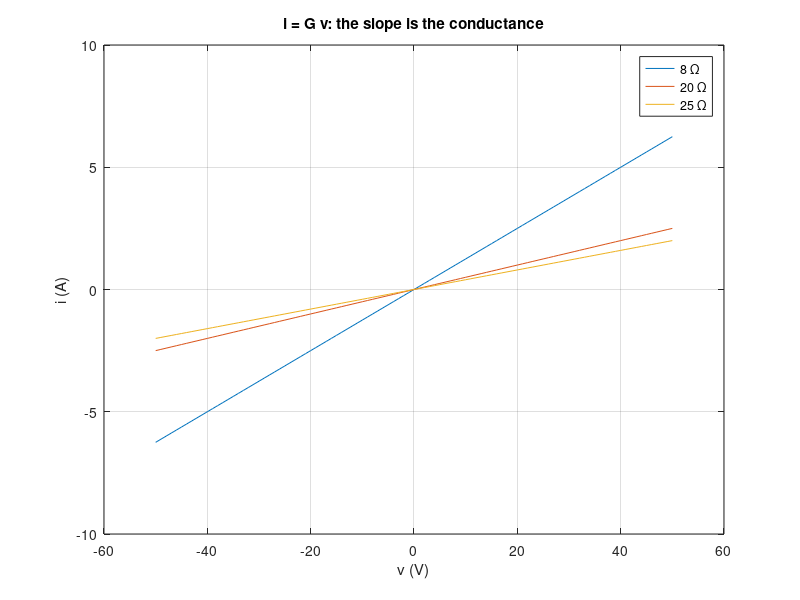

MATLAB code to generate this figure:
% Circuits 1 — Ohm's Law
%title: Ohm's Law and the Power of a Resistor
%ar-title: قانون أوم وقدرة المقاومة
%lesson: c1-elements-2
%course: circuits-1

%% Example 2.3, the four circuits
%ar: مثال 2.3: (a) 1 A في 8 Ω، (b) 50 V على 0.2 S، (c) 1 A في 20 Ω والجهد ارتفاع، (d) 50 V على 25 Ω والتيار في اتجاه الارتفاع.
va = 1 * 8;      pa = va^2 / 8;
ib = 50 * 0.2;   pb = 50^2 * 0.2;
vc = -(1 * 20);  pc = vc^2 / 20;
id = -50 / 25;   pd = id^2 * 25;
fprintf('(a) va = %g V, p = %g W\n(b) ib = %g A, p = %g W\n(c) vc = %g V, p = %g W\n(d) id = %g A, p = %g W\n', va, pa, ib, pb, vc, pc, id, pd)
%check: va == 8 && pa == 8 && ib == 10 && pb == 500 && vc == -20 && pc == 20 && id == -2 && pd == 100

%% Three ways to the same power
%ar: كما في المحاضرة: p = vi و p = i²R و p = v²/R تعطي نفس القيمة، وهي موجبة دائمًا للمقاومة.
R = 8; i = 1; v = i * R;
fprintf('vi = %g, i^2 R = %g, v^2/R = %g W\n', v*i, i^2*R, v^2/R)
%check: v*i == i^2*R && i^2*R == v^2/R

%%! Project idea: the i-v line of a resistor
%ar: مشروع: نرسم i مقابل v لمقاومات مختلفة: خطوط مستقيمة ميلها الموصلية G = 1/R.
v = linspace(-50, 50, 101);
plot(v, v/8, v, v/20, v, v/25); grid on
xlabel('v (V)'); ylabel('i (A)'); legend('8 \Omega', '20 \Omega', '25 \Omega'); title('i = G v: the slope is the conductance')
